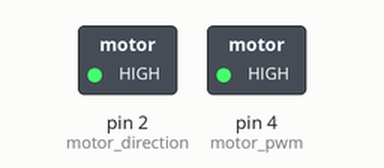
Recording of a sketch running on a simulated Arduino Uno, built with avr-gcc and run on an emulated ATmega328P. Shown: switched loads named in the sketch (green lamp = pin HIGH).

Above: at 0.1 s.
Timing chart, 0 to 1.6 s (numbered marks = the images above):
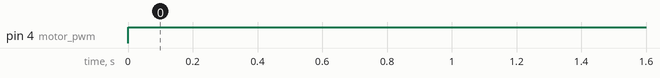

The sketch:

ActModule.ino
```cpp
int motor_direction = 2;
int motor_pwm = 4;

void setup()
{
  pinMode(motor_direction, OUTPUT);
  pinMode(motor_pwm, OUTPUT);

  digitalWrite(motor_direction, HIGH);
}

void loop()
{
  digitalWrite(motor_pwm, HIGH);
}
```

Measured:
- by itself, pin 4 (motor_pwm): LOW → HIGH at 0.00 s
